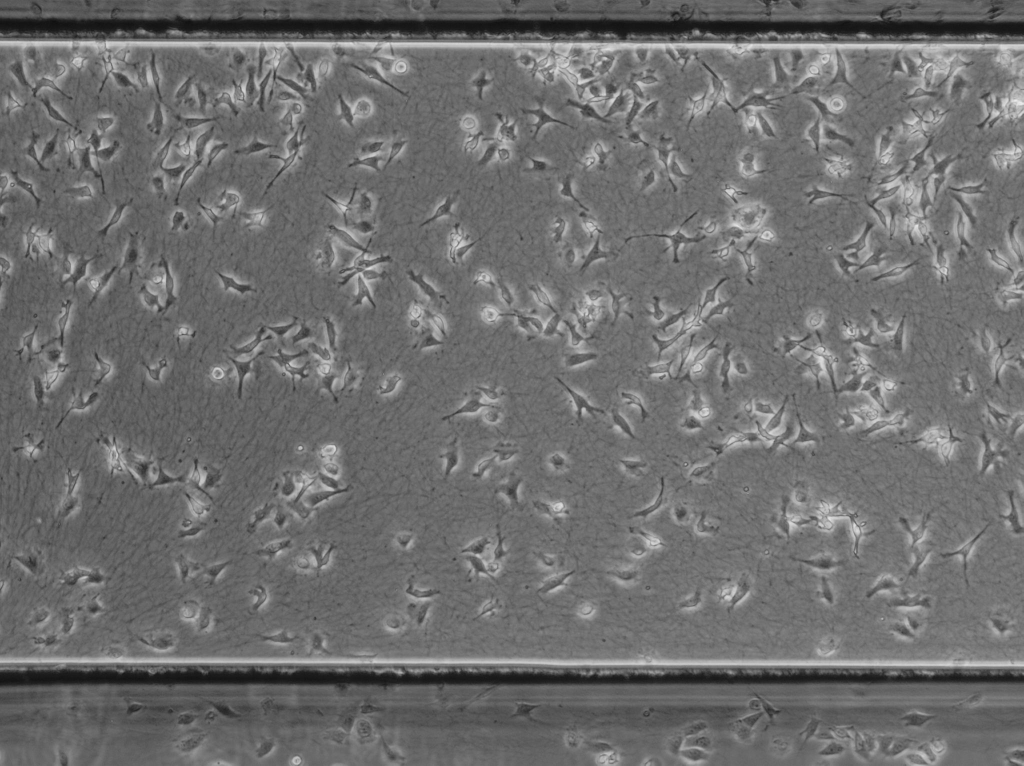
#> input picture Data/Exp_grp/image003.jpg, 2048 x 1532 px, found by its file name (shown at 1/2 size); its folder holds only this picture in this run
$ jupyter execute scikit.ipynb
#> lines starting #> are read from the running program, lines starting #| are printed output that depends on the picture; after the words box and inside, x2 and y2 are one past the last pixel; in counts of white or black regions, pixels touching at a corner belong together
[cell 1]
import os
import numpy as np
import matplotlib.pyplot as plt
from skimage.filters import threshold_otsu
from skimage.measure import label, regionprops
from skimage.morphology import binary_closing, binary_dilation, disk
from skimage.segmentation import clear_border
from skimage.io import imread


# Set the path to the folder containing the images
image_folder = 'Data\Exp_grp'

# Get a list of all the image files in the folder
image_files = sorted([os.path.join(image_folder, f) for f in os.listdir(image_folder) if f.endswith('.jpg')])

# Load the first image and extract the binary image of cells
first_frame = imread(image_files[0], as_gray=True)
#> first_frame is the input picture: shape (1532, 2048); min 14, max 238, mean 110.2
threshold = threshold_otsu(first_frame)
#> threshold = 125
binary_frame = first_frame > threshold
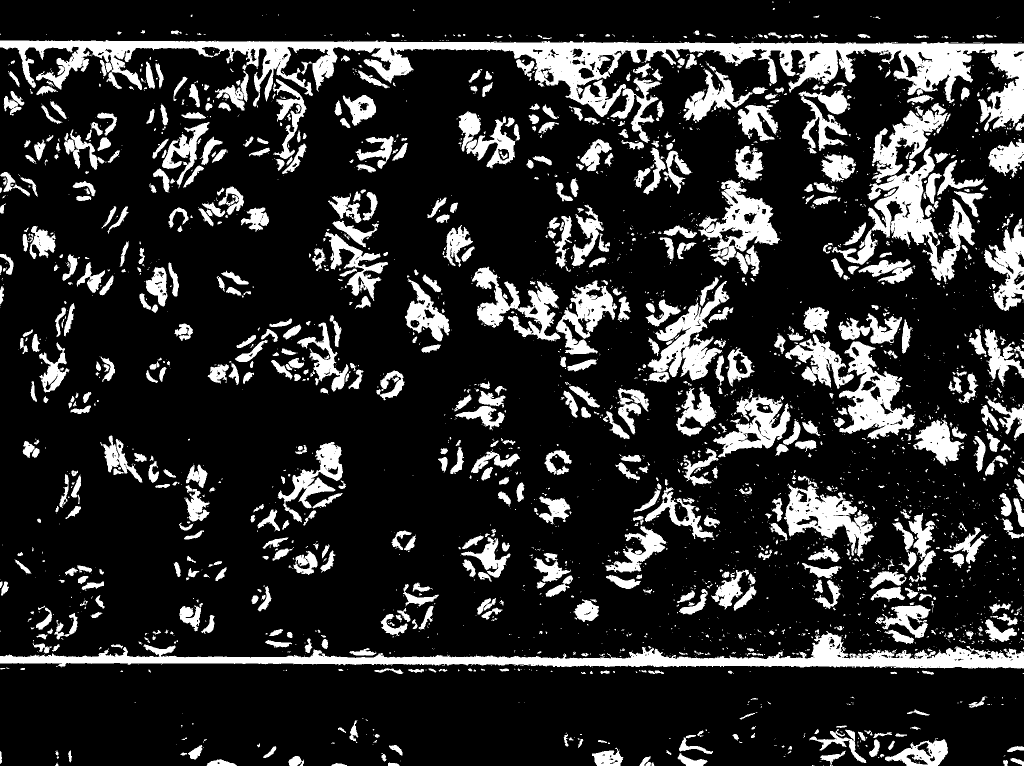
#> binary_frame: shape (1532, 2048) bool (shown at 1/2 size); 17.8% white; 2980 white regions (2122 under 20 px), largest, box (x1, y1, x2, y2) and area: (0, 80, 2048, 286) 92279, (0, 1262, 2048, 1337) 41603, (1663, 294, 1950, 568) 19006
binary_frame = binary_closing(binary_frame, disk(3))
#> binary_frame: shape (1532, 2048) bool; 19.9% white; 1627 white regions (1129 under 20 px), largest, box (x1, y1, x2, y2) and area: (0, 70, 2048, 350) 118858, (0, 1259, 2048, 1350) 47481, (1646, 206, 1968, 572) 39853
binary_frame = clear_border(binary_frame)
#> binary_frame: shape (1532, 2048) bool; 13.5% white; 1583 white regions (1116 under 20 px), largest, box (x1, y1, x2, y2) and area: (1646, 206, 1968, 572) 39853, (1570, 614, 1833, 879) 27400, (942, 533, 1234, 709) 19344
binary_frame = binary_dilation(binary_frame, disk(5))
#> binary_frame: shape (1532, 2048) bool; 28% white; 539 white regions

# Label the cells in the first frame
labeled_frame = label(binary_frame)
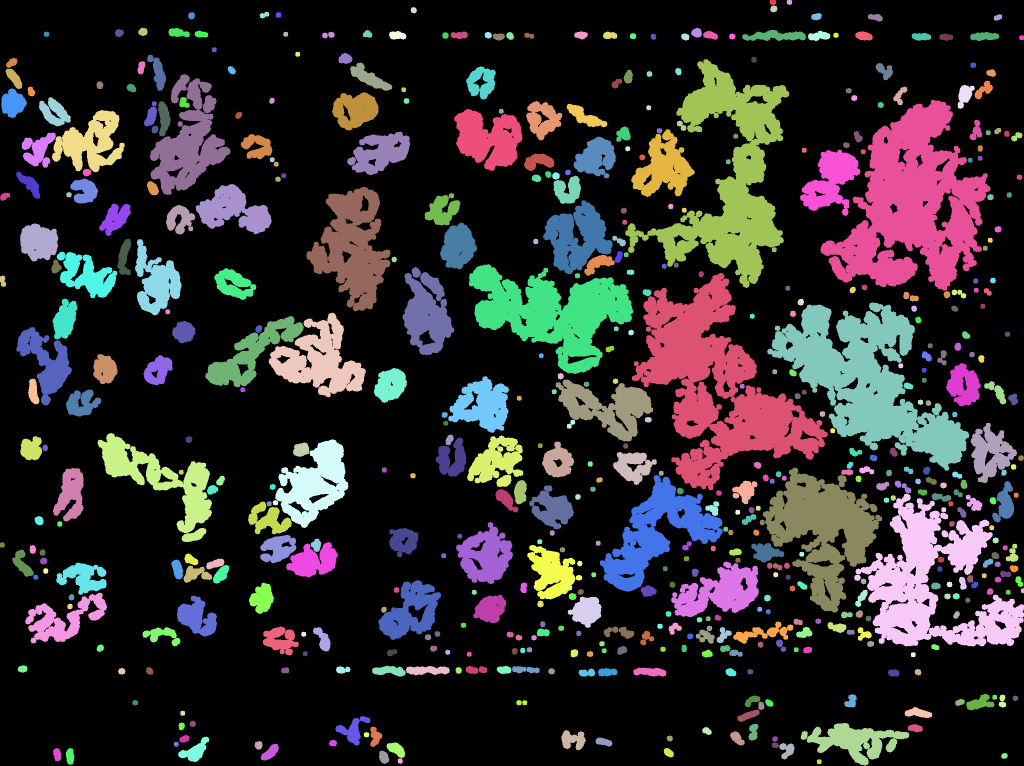
#> labeled_frame: shape (1532, 2048) int32 (shown at 1/2 size); 540 distinct labels, from 0 to 539; one colour per label, 0 black
cell_props = regionprops(labeled_frame)
#> cell_props = 539 regions; largest, box (x1, y1, x2, y2) and area: (1263, 546, 1656, 981) 66542, (1641, 199, 1981, 582) 66139, (1534, 605, 1939, 942) 56957, (1250, 118, 1579, 576) 49842, (1708, 987, 2048, 1293) 43709

# Loop over the remaining frames and track the cells
for i in range(1, len(image_files)):
    # Load the current image and extract the binary image of cells
    current_frame = imread(image_files[i], as_gray=True)
    threshold = threshold_otsu(current_frame)
    binary_frame = current_frame > threshold
    binary_frame = binary_closing(binary_frame, disk(3))
    binary_frame = clear_border(binary_frame)
    binary_frame = binary_dilation(binary_frame, disk(5))

    # Label the cells in the current frame
    labeled_frame = label(binary_frame)
    current_props = regionprops(labeled_frame)

    # Match cells in the current frame to cells in the previous frame
    for cell in current_props:
        overlaps = [cell.overlap(other) for other in cell_props]
        if max(overlaps) > 0.5:
            cell_idx = overlaps.index(max(overlaps))
            cell.label = cell_props[cell_idx].label

    # Update the list of cell properties with the properties from the current frame
    cell_props = current_props

    # Save the labeled image with cell tracking information
    plt.imshow(current_frame)
    for cell in cell_props:
        plt.text(cell.centroid[1], cell.centroid[0], cell.label, color='r')
    plt.savefig(f'tracked_cells_{i:03d}.jpg')
    plt.clf()  # Clear the figure to avoid plotting on top of the previous image

[cell 2]
import os
import numpy as np
import matplotlib.pyplot as plt
from skimage.filters import threshold_otsu
from skimage.measure import label, regionprops
from skimage.morphology import binary_closing, binary_dilation, disk
from skimage.segmentation import clear_border
from skimage.io import imread


# Set the path to the folder containing the images
image_folder = 'Data/Exp_grp/'

# Get a list of all the image files in the folder
image_files = sorted([os.path.join(image_folder, f) for f in os.listdir(image_folder) if f.endswith('.jpg')])

# Load the first image and extract the binary image of cells
first_frame = imread(image_files[0], as_gray=True)
threshold = threshold_otsu(first_frame)
binary_frame = first_frame > threshold
binary_frame = binary_closing(binary_frame, disk(3))
binary_frame = clear_border(binary_frame)
binary_frame = binary_dilation(binary_frame, disk(5))

# Label the cells in the first frame
labeled_frame = label(binary_frame)
cell_props = regionprops(labeled_frame)

# Loop over the remaining frames and track the cells
for i in range(1, len(image_files)):
    # Load the current image and extract the binary image of cells
    current_frame = imread(image_files[i], as_gray=True)
    threshold = threshold_otsu(current_frame)
    binary_frame = current_frame > threshold
    binary_frame = binary_closing(binary_frame, disk(3))
    binary_frame = clear_border(binary_frame)
    binary_frame = binary_dilation(binary_frame, disk(5))

    # Label the cells in the current frame
    labeled_frame = label(binary_frame)
    current_props = regionprops(labeled_frame)

    # Match cells in the current frame to cells in the previous frame
    for cell in current_props:
        overlaps = [np.sum(np.logical_and(cell.bbox, other.bbox)) for other in cell_props]
        if max(overlaps) > 0.5*cell.area:
            cell_idx = overlaps.index(max(overlaps))
            cell.label = cell_props[cell_idx].label

    # Update the list of cell properties with the properties from the current frame
    cell_props = current_props

    # Save the labeled image with cell tracking information
    plt.imshow(current_frame)
    for cell in cell_props:
        plt.text(cell.centroid[1], cell.centroid[0], cell.label, color='r')
    plt.savefig(f'tracked_cells_{i:03d}.jpg')
    plt.clf()  # Clear the figure to avoid plotting on top of the previous image

# Saving Paths to csv

[cell 3]
import os
import numpy as np
import pandas as pd
import skimage.io
import skimage.measure
import skimage.segmentation

# Define the path to the folder containing the images
image_folder = 'Data/Exp_grp/'

# Load the list of image files in the folder
image_files = sorted(os.listdir(image_folder))
image_files = [f for f in image_files if f.endswith(".jpg")]

# Initialize an empty dataframe to store the cell properties for each frame
cell_props_all = pd.DataFrame()

# Process each image file in the folder
for i, image_file in enumerate(image_files):

    # Load the image
    image_path = os.path.join(image_folder, image_file)
    image = skimage.io.imread(image_path)

    # Segment the cells using Otsu thresholding
    thresh = skimage.filters.threshold_otsu(image)
#> thresh = 125
    binary = image > thresh

    # Remove small objects
    binary = skimage.morphology.remove_small_objects(binary, min_size=100)
#> binary: shape (1532, 2048) bool; 16.8% white; 431 white regions, largest, box (x1, y1, x2, y2) and area: (0, 80, 2048, 286) 90468, (0, 1262, 2048, 1337) 41480, (1664, 294, 1950, 568) 18842

    # Label the objects in the binary image
    labels = skimage.measure.label(binary)
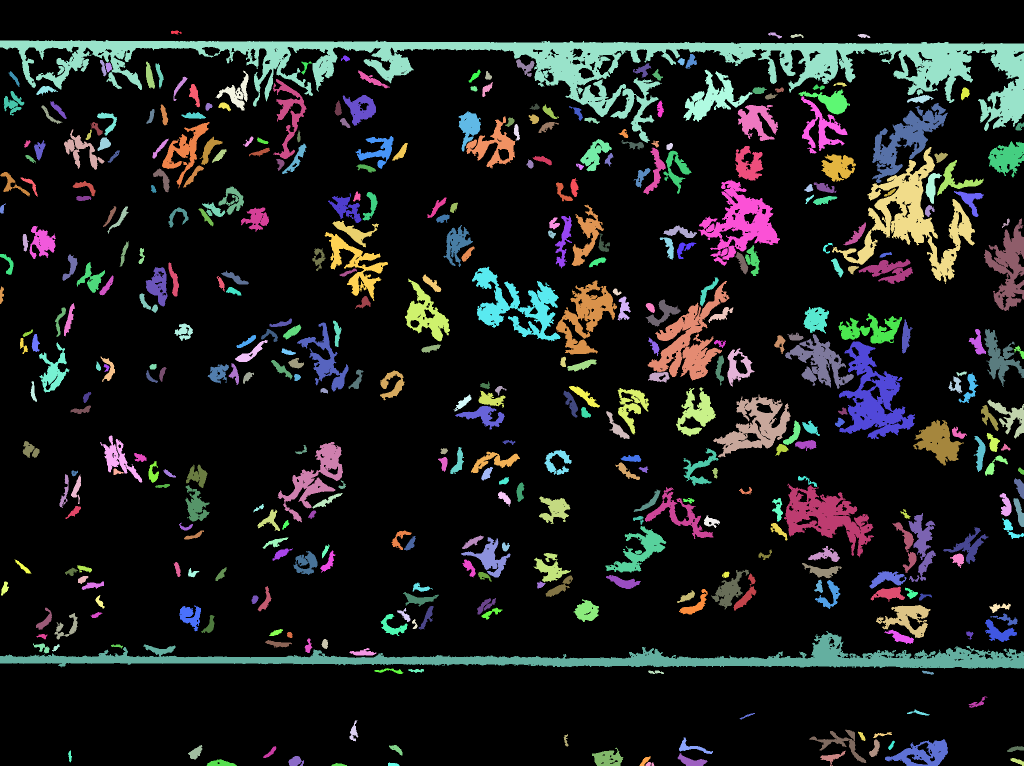
#> labels: shape (1532, 2048) int32 (shown at 1/2 size); 432 distinct labels, from 0 to 431; one colour per label, 0 black

    # Measure properties of the labeled objects
    cell_props = skimage.measure.regionprops_table(labels, properties=("label", "centroid"))
#> cell_props = 3 items

    # Add the frame number to the dataframe
    cell_props = pd.DataFrame(cell_props)
#> cell_props = table of 431 rows and 3 columns
    cell_props["frame"] = i

    # Append the cell properties for this frame to the dataframe for all frames
    cell_props_all = pd.concat([cell_props_all, cell_props])
#> cell_props_all = table of 431 rows and 4 columns

# Convert the centroid coordinates to a more readable format
cell_props_all["centroid"] = list(zip(cell_props_all["centroid-1"], cell_props_all["centroid-0"]))

# Match cells in each frame to cells in the previous frame, based on centroid distance
cell_groups = []
for i in range(1, len(image_files)):
    prev_props = cell_props_all[cell_props_all["frame"] == i-1]
    current_props = cell_props_all[cell_props_all["frame"] == i]
    groups = []
    for cell in current_props.itertuples():
        distances = [np.linalg.norm(np.array(cell.centroid) - np.array(other.centroid)) for other in prev_props.itertuples()]
        if len(distances) > 0 and min(distances) < 50:
            group_idx = np.argmin(distances)
            groups.append(group_idx)
    cell_groups.append(groups)
#> after the loop, cell_groups = []

# Add a column to the dataframe indicating the cell ID for each frame
cell_props_all["cell_id"] = -1
cell_id = 0
for i, groups in enumerate(cell_groups):
    for group_idx in groups:
        cell_props_all.loc[(cell_props_all["frame"] == i+1) & (cell_props_all.index == group_idx), "cell_id"] = cell_id
        cell_id += 1
#> this loop made 0 passes
#> after the loop, cell_id = 0

# Save the cell properties to a CSV file
cell_props_all.to_csv("cell_props.csv", index=False)

[cell 4]
import matplotlib.pyplot as plt
import numpy as np
# Load data
df = pd.read_csv('cell_props.csv')

# randomly select 4 cell IDs
labels = np.random.choice(df['label'].unique(), size=1, replace=False)

# plot the paths for each of the selected cells
fig, ax = plt.subplots(figsize=(8,8))
for label in labels:
    # get the data for this cell
    cell_data = df[df['label']==label]
    # plot the path
    ax.plot(cell_data['centroid-0'], cell_data['centroid-1'], label=f"Cell {label}")
ax.set_xlabel('X')
ax.set_ylabel('Y')
ax.set_title('Randomly Selected Cell Paths')
ax.legend()
plt.show()

[cell 5]
import matplotlib.pyplot as plt
import numpy as np
# Load data
df = pd.read_csv('cell_props.csv')

# randomly select 4 cell IDs
# labels = np.random.choice(df['cell_id'].unique(), size=2, replace=False)
labels = [-1]
# plot the paths for each of the selected cells
fig, ax = plt.subplots(figsize=(16,16))
for label in labels:
    # get the data for this cell
    cell_data = df[df['cell_id']==label]
    # plot the path
    ax.plot(cell_data['centroid-0'], cell_data['centroid-1'], label=f"Cell {label}")
ax.set_xlabel('X')
ax.set_ylabel('Y')
ax.set_title('Randomly Selected Cell Paths')
ax.legend()
plt.show()
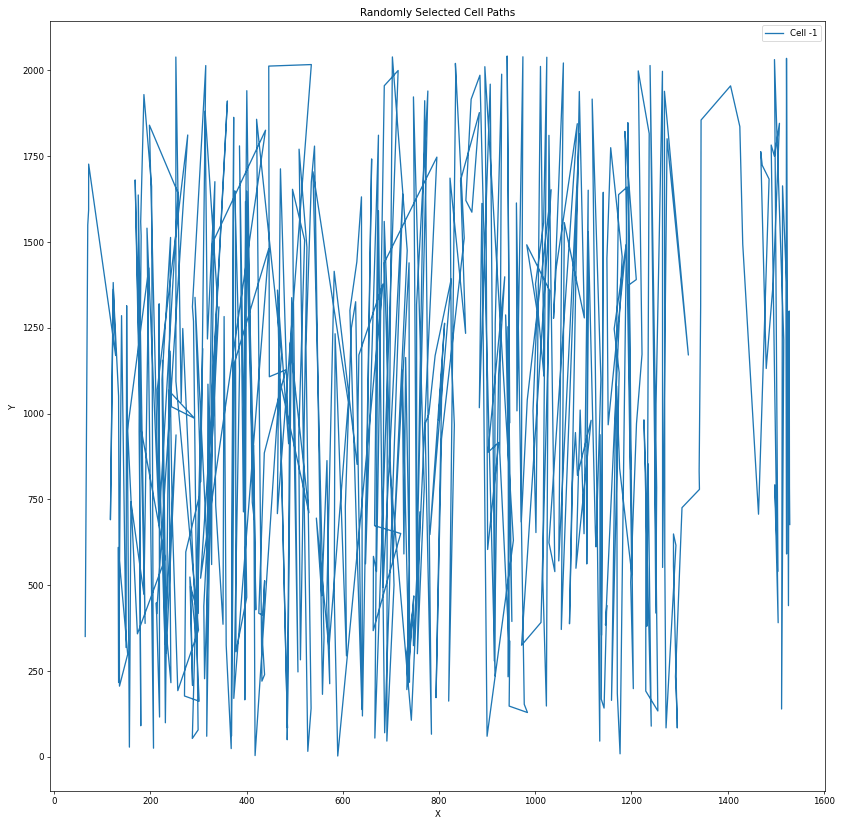
#> figure drawn by matplotlib, 1 panel

[cell 6]
import matplotlib.pyplot as plt
import numpy as np
import pandas as pd

# Load data
df = pd.read_csv('cell_props.csv')

# Load initial image
image = plt.imread('Data\Exp_grp\image001.jpg')
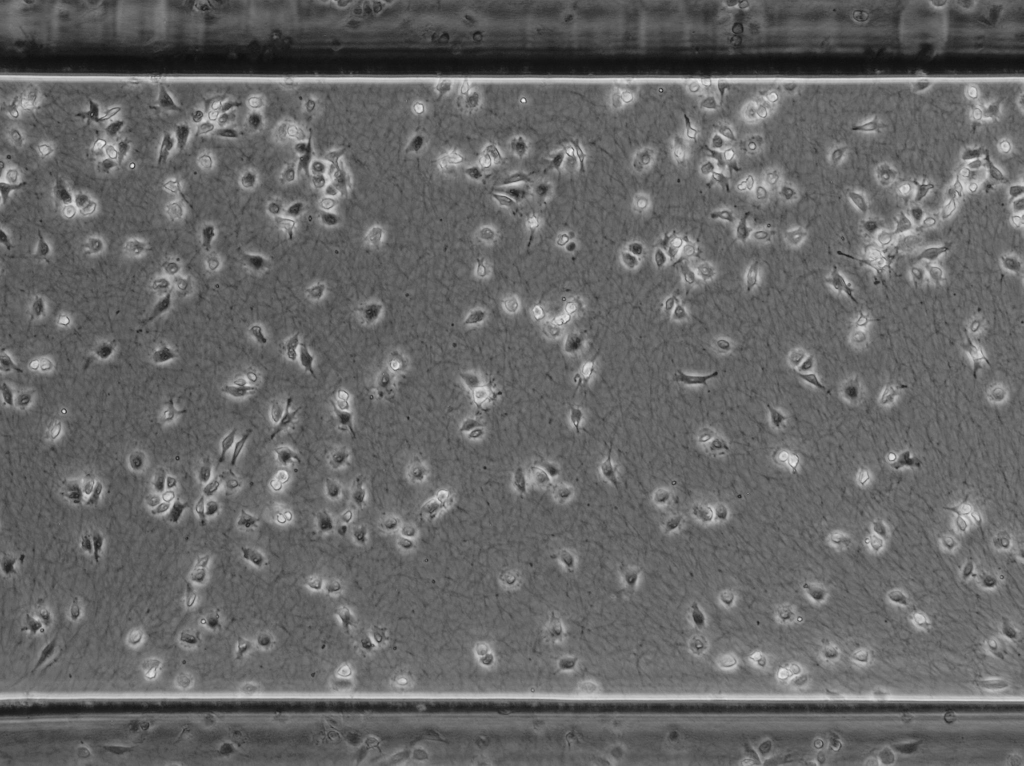
#> input picture Data/neg_con/image001.jpg, 2048 x 1532 px, found by its file name (shown at 1/2 size)
#> image is the input picture: shape (1532, 2048); min 12, max 255, mean 101.7
# Display the image as the background

# randomly select 4 cell IDs
labels = np.random.choice(df['label'].unique(), size=4, replace=False)

# plot the paths for each of the selected cells
fig, ax = plt.subplots(figsize=(8,8))
ax.imshow(image,extent=[0, 2000, 0, 2000], cmap='gray')
for label in labels:
    # get the data for this cell
    cell_data = df[df['label']==label]
    # plot the path
    ax.plot(cell_data['centroid-0'] , cell_data['centroid-1'], label=f"Cell {label}")
ax.set_xlabel('X')
ax.set_ylabel('Y')
ax.set_title('Randomly Selected Cell Paths')
ax.legend()
plt.show()
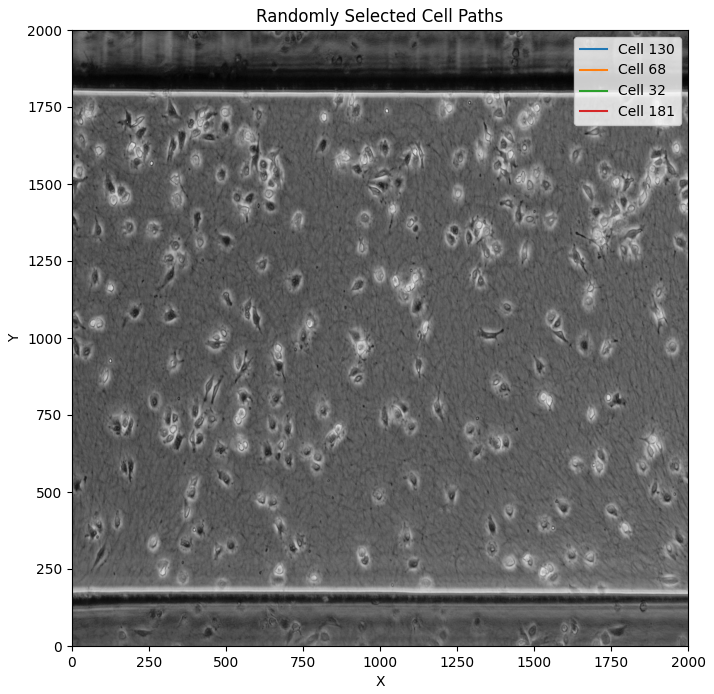
#> figure drawn by matplotlib, 1 panel
